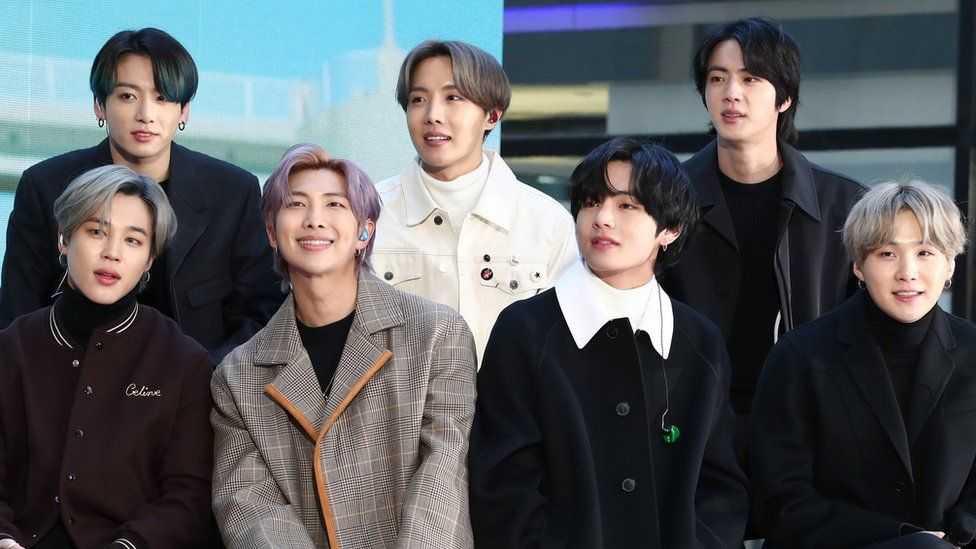
#> input picture opencv_ex/images/bts-02.jpg, 976 x 549 px
$ jupyter execute 23openCVimagePixel.ipynb
#> lines starting #> are read from the running program, lines starting #| are printed output that depends on the picture
[cell 1]
import cv2

print("OpenCV version:")  # 안내 문구 출력
print(cv2.__version__)  # 설치된 OpenCV 버전 확인

img = cv2.imread("images/bts-02.jpg")  # 이미지를 BGR 컬러로 읽어오기
#> img is the input picture: shape (549, 976, 3); mean B, G, R 94.9, 92.1, 89
print("image shape: {} pixels".format(img.shape))  # (높이, 너비, 채널) 형태 출력
#| image shape: (549, 976, 3) pixels
print("width: {} pixels".format(img.shape[1]))  # 이미지 너비(가로 픽셀 수)
#| width: 976 pixels
print("height: {} pixels".format(img.shape[0]))  # 이미지 높이(세로 픽셀 수)
#| height: 549 pixels
print("channels: {}".format(img.shape[2]))  # 색상 채널 수(3: B, G, R)
#| channels: 3

cv2.imshow("bts", img)  # "bts" 창에 원본 이미지 표시

# 순서 b, g, r 순서를 지켜야 함(0~255)
(b, g, r) = img[0, 0]  # (y=0, x=0) 위치 픽셀의 색상값을 B, G, R 순서로 꺼내기
#> b = 234; g = 212; r = 140
print("Pixel at (0, 0) - Red: {}, Green: {}, Blue: {}".format(r,
g, b))  # 해당 픽셀의 R, G, B 값 출력
#| Pixel at (0, 0) - Red: 140, Green: 212, Blue: 234

# 키 입력이 있을 때까지 대기
cv2.waitKey(0)

# 세로 50~100, 가로 200~400 : px의 절대적 위치
dot = img[50:100, 200:400]  # 이미지에서 [y 50~100, x 200~400] 영역만 잘라내기(슬라이싱)
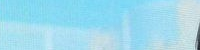
#> dot: shape (50, 200, 3); mean B, G, R 237.9, 218.9, 159.1
cv2.imshow("Dot", dot)  # 잘라낸 영역을 "Dot" 창에 표시

# 키 입력이 있을 때까지 대기
cv2.waitKey(0)

#(b, g, r)
img[50:100, 200:400] = (255, 0, 0)  # 해당 영역을 파란색(B=255)으로 채우기

img[100:200, 200:400] = (100, 100, 0)  # 아래 영역을 청록 계열(B=100, G=100)로 채우기
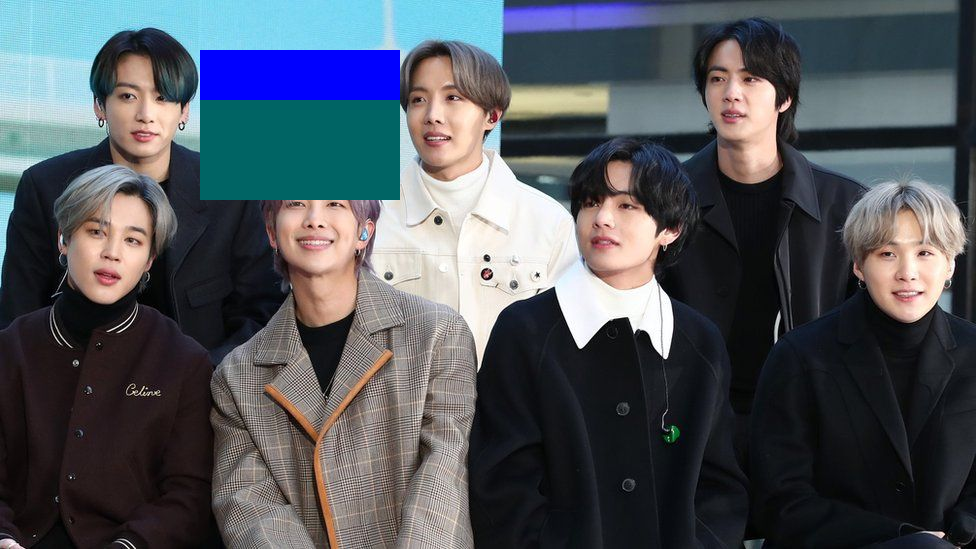
#> img: shape (549, 976, 3); mean B, G, R 92.3, 85.3, 80.1

cv2.imshow("bts - dotted", img)  # 색을 칠한 이미지를 "bts - dotted" 창에 표시

cv2.waitKey(0)  # 키 입력이 있을 때까지 대기
cv2.destroyAllWindows()  # 열려 있는 모든 OpenCV 창 닫기

$ run again, with opencv_ex/images/bts-03.jpg copied over opencv_ex/images/bts-02.jpg
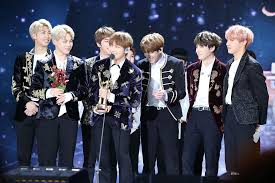
#> input picture opencv_ex/images/bts-03.jpg, 275 x 183 px
#> img is the input picture: shape (183, 275, 3); mean B, G, R 84.2, 67.7, 64.3
#| image shape: (183, 275, 3) pixels
#| width: 275 pixels
#| height: 183 pixels
#| channels: 3
#> b = 39; g = 19; r = 8
#| Pixel at (0, 0) - Red: 8, Green: 19, Blue: 39
#> `dot = img[50:100, 200:400]`:
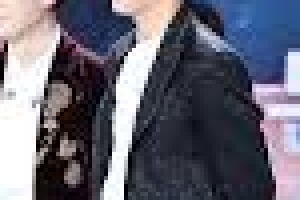
#> dot: shape (50, 75, 3) (shown 4 times larger); mean B, G, R 115.7, 102.5, 103.3
#> `img[100:200, 200:400] = (100, 100, 0)`:
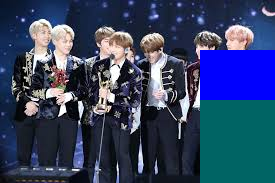
#> img: shape (183, 275, 3); mean B, G, R 98.8, 65.9, 50.2
